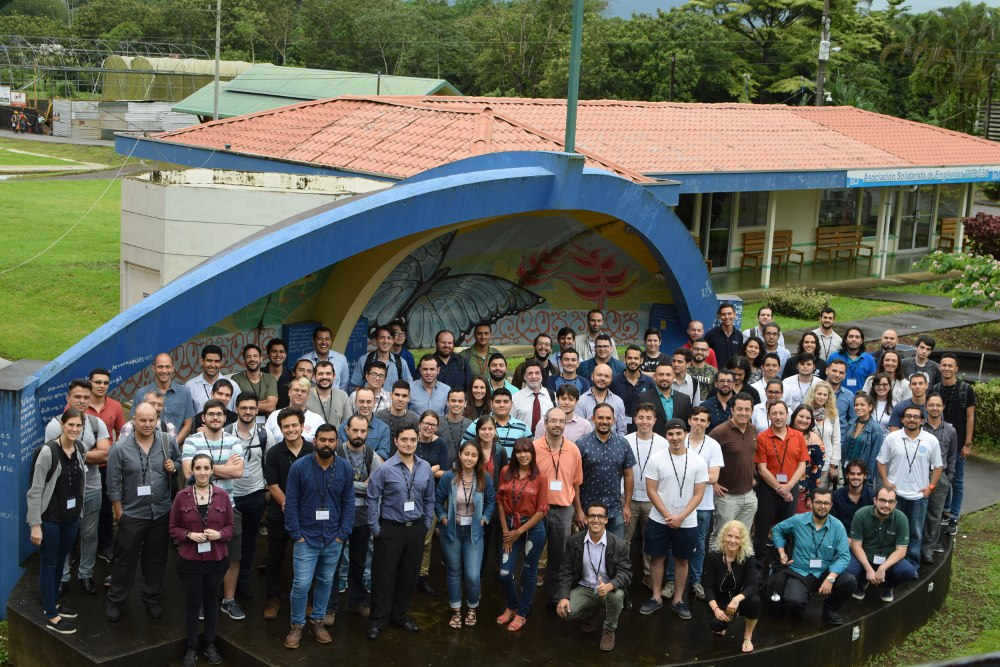
#> input picture Machine Learning Summer School/Session4/01_viola_jones/IWOBIcrew.jpg, 1000 x 667 px
$ jupyter execute '1.1. Face Detection - Viola Jones.ipynb'
#> lines starting #> are read from the running program, lines starting #| are printed output that depends on the picture
# EVeMa 2018

- Instructor: M.Sc. Blaž Meden, M.Sc. Žiga Emeršič

- Authors:
    - Saúl Calderón, Žiga Emeršič, Ángel García, Blaž Meden, Felipe Meza, Juan Esquivel, Martín Solís
    - Mauro Méndez, Manuel Zumbado.

# Face Detection with Viola Jones Detector

In this session,

 - We will see the basics of face detection using Haar Feature-based Cascade Classifiers
 - We will extend the same for eye detection etc.

## Basics
Object Detection using Haar feature-based cascade classifiers is an effective object detection method proposed by Paul Viola and Michael Jones in their paper, "Rapid Object Detection using a Boosted Cascade of Simple Features" in 2001. It is a machine learning based approach where a cascade function is trained from a lot of positive and negative images. It is then used to detect objects in other images.

Here we will work with face detection. Initially, the algorithm needs a lot of positive images (images of faces) and negative images (images without faces) to train the classifier. Then we need to extract features from it. For this, haar features shown in below image are used. They are just like our convolutional kernel. Each feature is a single value obtained by subtracting sum of pixels under white rectangle from sum of pixels under black rectangle.

Now all possible sizes and locations of each kernel is used to calculate plenty of features. (Just imagine how much computation it needs? Even a 24x24 window results over 160000 features). For each feature calculation, we need to find sum of pixels under white and black rectangles. To solve this, they introduced the integral images. It simplifies calculation of sum of pixels, how large may be the number of pixels, to an operation involving just four pixels. Nice, isn't it? It makes things super-fast.

But among all these features we calculated, most of them are irrelevant. For example, consider the image below. Top row shows two good features. The first feature selected seems to focus on the property that the region of the eyes is often darker than the region of the nose and cheeks. The second feature selected relies on the property that the eyes are darker than the bridge of the nose. But the same windows applying on cheeks or any other place is irrelevant. So how do we select the best features out of 160000+ features? It is achieved by Adaboost.

For this, we apply each and every feature on all the training images. For each feature, it finds the best threshold which will classify the faces to positive and negative. But obviously, there will be errors or misclassifications. We select the features with minimum error rate, which means they are the features that best classifies the face and non-face images. (The process is not as simple as this. Each image is given an equal weight in the beginning. After each classification, weights of misclassified images are increased. Then again same process is done. New error rates are calculated. Also new weights. The process is continued until required accuracy or error rate is achieved or required number of features are found).

Final classifier is a weighted sum of these weak classifiers. It is called weak because it alone can't classify the image, but together with others forms a strong classifier. The paper says even 200 features provide detection with 95% accuracy. Their final setup had around 6000 features. (Imagine a reduction from 160000+ features to 6000 features. That is a big gain).

So now you take an image. Take each ```24x24``` window. Apply ```6000``` features to it. Check if it is face or not. Wow.. Wow.. Isn't it a little inefficient and time consuming? Yes, it is. Authors have a good solution for that.

In an image, most of the image region is non-face region. So it is a better idea to have a simple method to check if a window is not a face region. If it is not, discard it in a single shot. Don't process it again. Instead focus on region where there can be a face. This way, we can find more time to check a possible face region.

For this they introduced the concept of Cascade of Classifiers. Instead of applying all the 6000 features on a window, group the features into different stages of classifiers and apply one-by-one. (Normally first few stages will contain very less number of features). If a window fails the first stage, discard it. We don't consider remaining features on it. If it passes, apply the second stage of features and continue the process. The window which passes all stages is a face region. How is the plan !!!

Authors' detector had 6000+ features with 38 stages with 1, 10, 25, 25 and 50 features in first five stages. (Two features in the above image is actually obtained as the best two features from Adaboost). According to authors, on an average, 10 features out of 6000+ are evaluated per sub-window.

So this is a simple intuitive explanation of how Viola-Jones face detection works. Read paper for more details or check out the references in Additional Resources section.

## Haar-cascade Detection in OpenCV
OpenCV comes with a trainer as well as detector. If you want to train your own classifier for any object like car, planes etc. you can use OpenCV to create one. Its full details are given here: Cascade Classifier Training.

Here we will deal with detection. OpenCV already contains many pre-trained classifiers for face, eyes, smile etc. Those XML files are stored in opencv/data/haarcascades/ folder. Let's create face and eye detector with OpenCV.

First we need to load the required XML classifiers. Then load our input image (or video) in grayscale mode.

```python
import numpy as np
import cv2
face_cascade = cv2.CascadeClassifier('haarcascade_frontalface_default.xml')
eye_cascade = cv2.CascadeClassifier('haarcascade_eye.xml')
img = cv2.imread('sachin.jpg')
gray = cv2.cvtColor(img, cv2.COLOR_BGR2GRAY)
```
Now we find the faces in the image. If faces are found, it returns the positions of detected faces as Rect(x,y,w,h). Once we get these locations, we can create a ROI for the face and apply eye detection on this ROI (since eyes are always on the face !!! ).

```python
faces = face_cascade.detectMultiScale(gray, 1.3, 5)
for (x,y,w,h) in faces:
    cv2.rectangle(img,(x,y),(x+w,y+h),(255,0,0),2)
    roi_gray = gray[y:y+h, x:x+w]
    roi_color = img[y:y+h, x:x+w]
    eyes = eye_cascade.detectMultiScale(roi_gray)
    for (ex,ey,ew,eh) in eyes:
        cv2.rectangle(roi_color,(ex,ey),(ex+ew,ey+eh),(0,255,0),2)
cv2.imshow('img',img)
cv2.waitKey(0)
cv2.destroyAllWindows()
```

Result looks like below:

## Exercises

[cell 1]
import numpy as np
import cv2
face_cascade = cv2.CascadeClassifier('haarcascades/haarcascade_frontalface_default.xml')
eye_cascade = cv2.CascadeClassifier('haarcascades/haarcascade_eye.xml')

print(cv2.__version__)

img = cv2.imread('IWOBIcrew.jpg')
#> img is the input picture: shape (667, 1000, 3); mean B, G, R 83.1, 94.8, 93.7
img = cv2.cvtColor(img, cv2.COLOR_BGR2RGB)

gray = cv2.cvtColor(img, cv2.COLOR_BGR2GRAY)
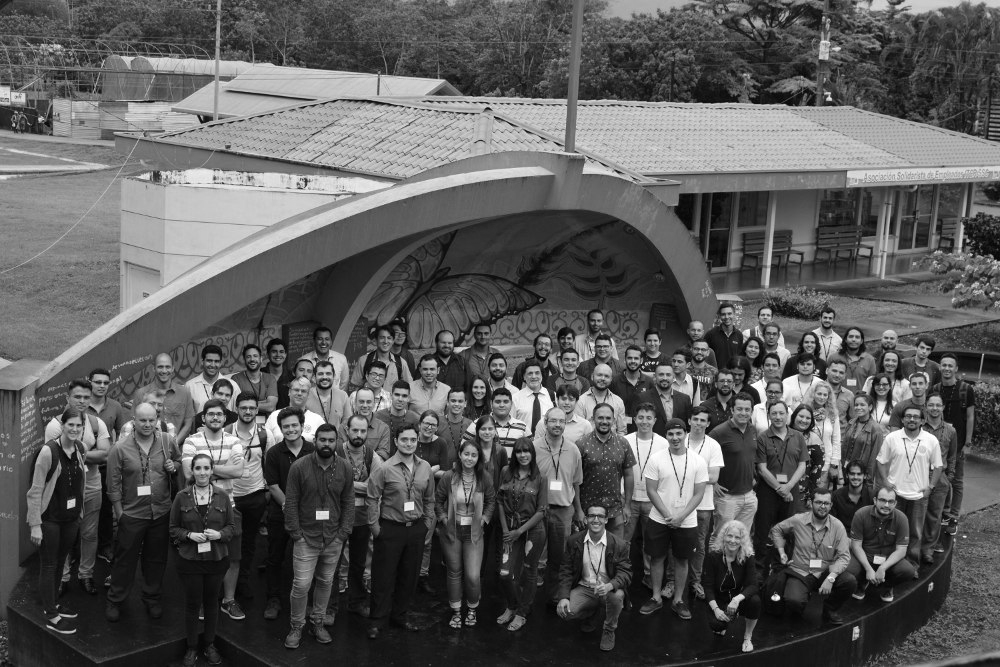
#> gray: shape (667, 1000); min 0, max 255, mean 91.2

print(img.shape)
#| (667, 1000, 3)

# viola jones parameters:
scale_step = 1.1 # most faces
size  = 2

# [5 lines of commented-out code are left out]

faces = face_cascade.detectMultiScale(gray, scale_step, size)
#> faces = 44 rows, first 6: [759, 325, 24, 24], [312, 330, 24, 24], [266, 342, 25, 25], [558, 350, 25, 25], [200, 352, 25, 25], [152, 357, 25, 25]
for (x,y,w,h) in faces:
    cv2.rectangle(img,(x,y),(x+w,y+h),(255,0,0),2)
    roi_gray = gray[y:y+h, x:x+w]
    roi_color = img[y:y+h, x:x+w]
    eyes = eye_cascade.detectMultiScale(roi_gray)
    for (ex,ey,ew,eh) in eyes:
        cv2.rectangle(roi_color,(ex,ey),(ex+ew,ey+eh),(0,255,0),2)
#> this loop made 44 passes
#> (x, y, w, h) on passes 1 to 12: (759, 325, 24, 24), (312, 330, 24, 24), (266, 342, 25, 25), (558, 350, 25, 25), (200, 352, 25, 25), (152, 357, 25, 25), (416, 359, 24, 24), (293, 361, 24, 24), (312, 364, 25, 25), (365, 365, 26, 26), (521, 364, 25, 25), (590, 366, 25, 25)
#> pass 1, `roi_gray = gray[y:y+h, x:x+w]`:
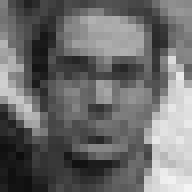
#> roi_gray: shape (24, 24) (shown 8 times larger); min 13, max 244, mean 108.1
#> pass 1, `roi_color = img[y:y+h, x:x+w]`:
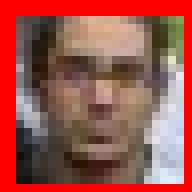
#> roi_color: shape (24, 24, 3) (shown 8 times larger); mean R, G, B 157.1, 83.6, 75.6
#> pass 2, `roi_gray = gray[y:y+h, x:x+w]`:
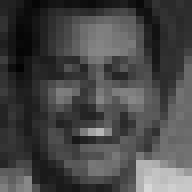
#> roi_gray: shape (24, 24) (shown 8 times larger); min 3, max 215, mean 71.3
#> pass 2, `roi_color = img[y:y+h, x:x+w]`:
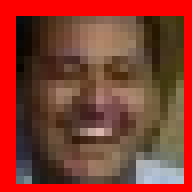
#> roi_color: shape (24, 24, 3) (shown 8 times larger); mean R, G, B 135.4, 59, 46.4
#> after the loop:
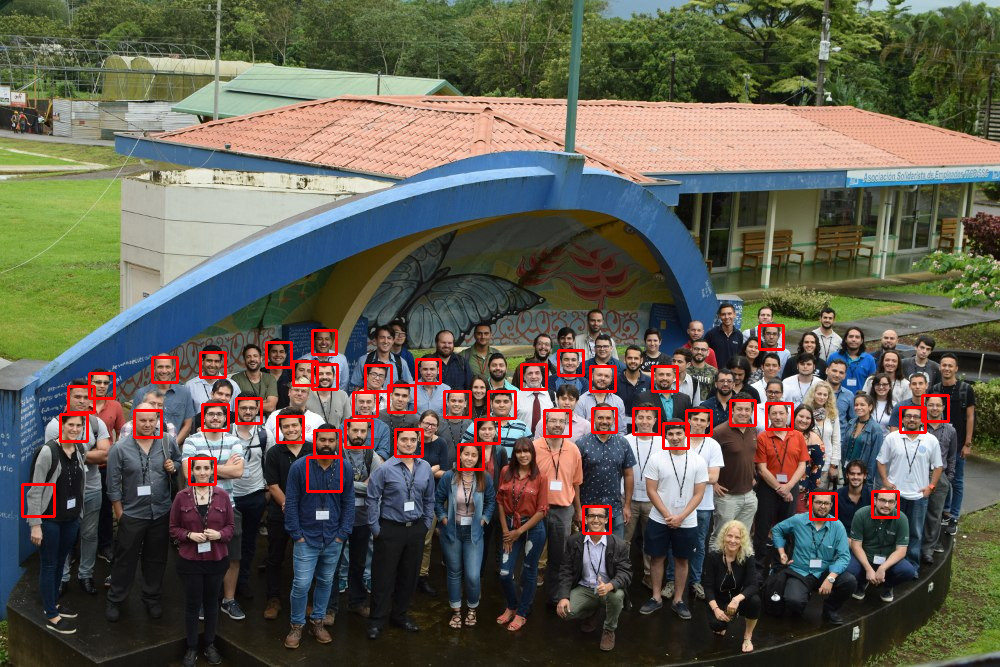
#> img: shape (667, 1000, 3); mean R, G, B 96.8, 93, 81.2
#> after the loop:
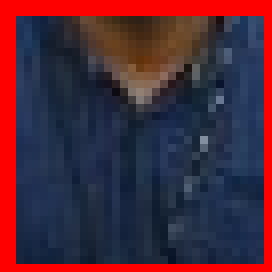
#> roi_color: shape (34, 34, 3) (shown 8 times larger); mean R, G, B 76.7, 40.6, 56.5
#> after the loop:
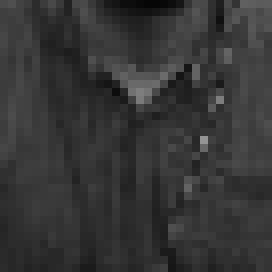
#> roi_gray: shape (34, 34) (shown 8 times larger); min 6, max 147, mean 53.5

images = [img]

[cell 2]
import numpy as np
import matplotlib.pyplot as plt

fig = plt.figure(figsize=(20, 12))
fig.suptitle("Input Image / Detected Faces", fontsize=16)

for ix, image in enumerate(images):
    ax = plt.subplot("11" + str(ix+1))
    #ax.set_title("k = " + str(len(ids)) + ", Expression: " + emo)
    ax.imshow(image)
#> this loop made 1 pass
#> ix on pass 1: 0

# show the generated faces
plt.show()

$ run again, with Machine Learning Summer School/Session4/01_viola_jones/face.jpg copied over Machine Learning Summer School/Session4/01_viola_jones/IWOBIcrew.jpg
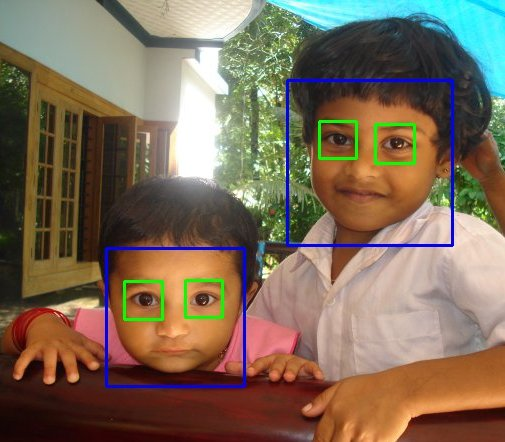
#> input picture Machine Learning Summer School/Session4/01_viola_jones/face.jpg, 505 x 442 px
#> img is the input picture: shape (442, 505, 3); mean B, G, R 87.8, 107.3, 125.1
#> `gray = cv2.cvtColor(img, cv2.COLOR_BGR2GRAY)`:
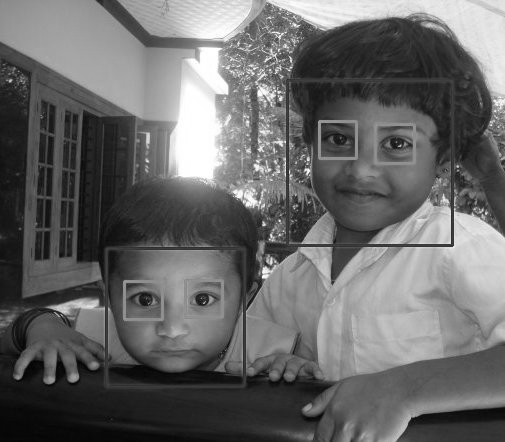
#> gray: shape (442, 505); min 3, max 255, mean 103.5
#| (442, 505, 3)
#> faces = [[370, 272, 88, 88], [149, 213, 110, 110], [104, 245, 145, 145], [291, 84, 156, 156]]
#> the loop `for (x,y,w,h) in faces:` made 4 passes
#> (x, y, w, h, eyes) on passes 2 to 4: (149, 213, 110, 110, [[38, 70, 32, 32]]), (104, 245, 145, 145, [[80, 35, 38, 38], [17, 33, 42, 42]]), (291, 84, 156, 156, [[29, 39, 33, 33], [85, 41, 38, 38]])
#> after the loop `for (x,y,w,h) in faces:`:
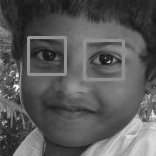
#> roi_gray: shape (156, 156); min 14, max 250, mean 89.4
#> the loop `for ix, image in enumerate(images):` made 1 pass
#> ix on pass 1: 0
